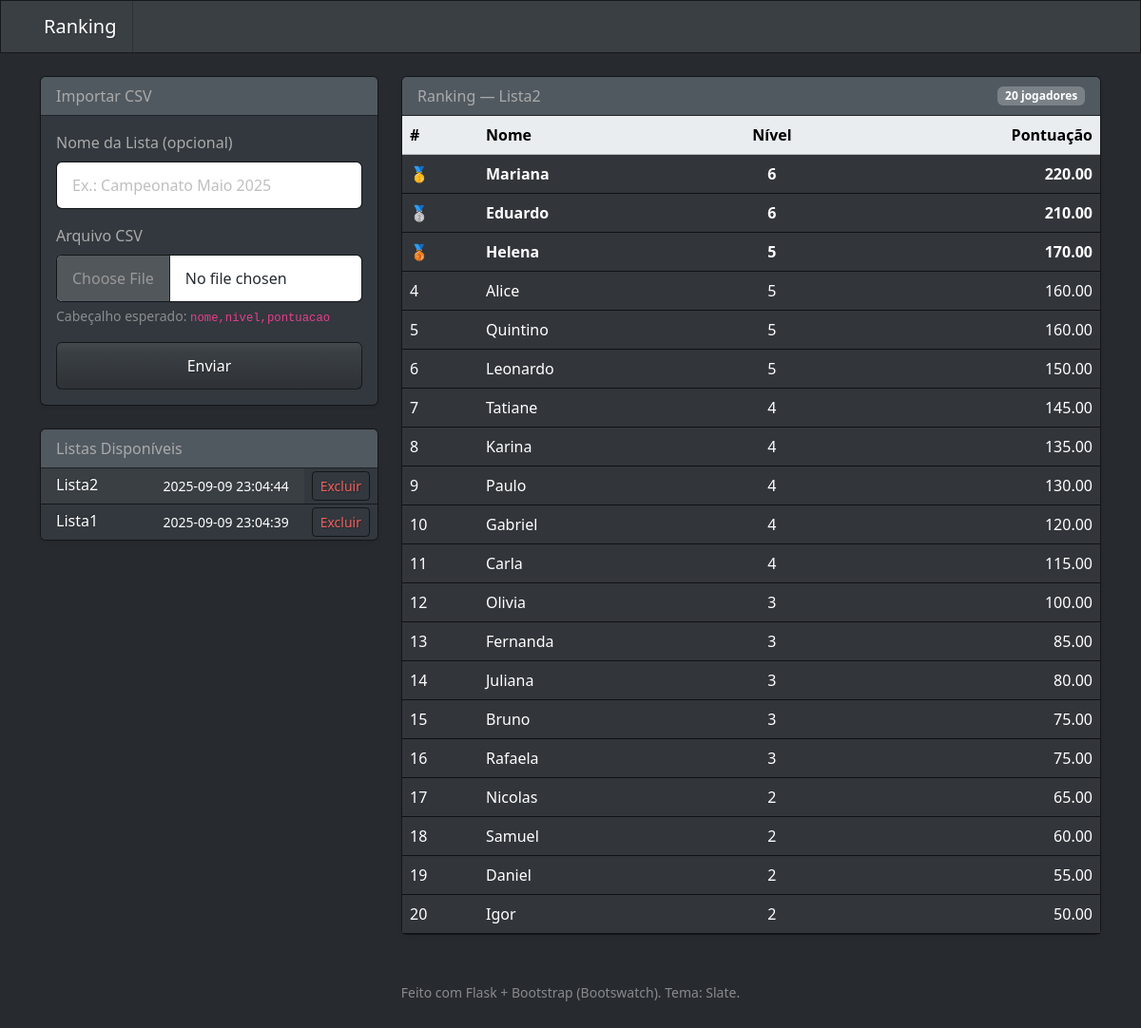
The page / on the database its author committed.
### tables this page shows
CREATE TABLE score_list (
            id INTEGER PRIMARY KEY AUTOINCREMENT,
            name TEXT NOT NULL,
            created_at TEXT NOT NULL
        );

CREATE TABLE player_score (
            id INTEGER PRIMARY KEY AUTOINCREMENT,
            list_id INTEGER NOT NULL,
            nome TEXT NOT NULL,
            nivel INTEGER NOT NULL,
            pontuacao REAL NOT NULL,
            FOREIGN KEY(list_id) REFERENCES score_list(id)
                ON DELETE CASCADE
        );

### app.py (the view, shortened to what this page needs)
@app.route("/", methods=["GET"])
def index():
    conn = get_db()
    cur = conn.cursor()
    lists = cur.execute(
        "SELECT id, name, created_at FROM score_list ORDER BY datetime(created_at) DESC"
    ).fetchall()
    list_id = request.args.get("list_id")
    selected = None
    players = []
    if lists:
        if list_id is None:
            selected = lists[0]
            list_id = selected["id"]
        players = cur.execute(
            """
            SELECT nome, nivel, pontuacao
            FROM player_score
            WHERE list_id=?
            ORDER BY pontuacao DESC, nivel DESC, nome ASC
            """,
            (list_id,)
        ).fetchall()
    conn.close()
    return render_template("index.html", lists=lists, selected=selected, players=players)

### app.py (called while the page is built)
def get_db():
    conn = sqlite3.connect(app.config["DATABASE"])  # autocria
    conn.row_factory = sqlite3.Row
    conn.execute("PRAGMA foreign_keys = ON")
    return conn

### templates/index.html
{% extends 'base.html' %}
{% block content %}
  <div class="row g-4">
    <div class="col-12 col-lg-4">
      <div class="card shadow-sm">
        <div class="card-header">Importar CSV</div>
        <div class="card-body">
          <form action="{{ url_for('upload') }}" method="post" enctype="multipart/form-data">
            <div class="mb-3">
              <label class="form-label">Nome da Lista (opcional)</label>
              <input type="text" class="form-control" name="list_name" placeholder="Ex.: Campeonato Maio 2025" />
            </div>
            <div class="mb-3">
              <label class="form-label">Arquivo CSV</label>
              <input class="form-control" type="file" name="csv_file" accept=".csv" required />
              <div class="form-text">Cabeçalho esperado: <code>nome,nivel,pontuacao</code></div>
            </div>
            <button class="btn btn-primary w-100" type="submit">Enviar</button>
          </form>
        </div>
      </div>
      <div class="card shadow-sm mt-4">
        <div class="card-header">Listas Disponíveis</div>
        <ul class="list-group list-group-flush">
          {% if not lists %}
            <li class="list-group-item">Nenhuma lista importada ainda.</li>
          {% else %}
            {% for lst in lists %}
              <li class="list-group-item p-0">
                <div class="d-flex align-items-center justify-content-between">
                  <a
                    href="{{ url_for('index', list_id=lst.id) }}"
                    class="flex-grow-1 px-3 py-2 text-decoration-none d-block {% if selected and lst.id == selected.id %}active bg-primary text-white{% endif %}"
                  >
                    <div class="d-flex w-100 justify-content-between">
                      <h6 class="mb-0">{{ lst.name }}</h6>
                      <small>{{ (lst.created_at | replace('T',' '))[:19] }}</small>
                    </div>
                  </a>
                  <div class="px-2">
                    <button
                      type="button"
                      class="btn btn-sm btn-outline-danger"
                      onclick="confirmDelete('{{ lst.id }}', '{{ lst.name|e }}')"
                    >
                      Excluir
                    </button>
                  </div>
                </div>
              </li>
            {% endfor %}
          {% endif %}
        </ul>
      </div>
    </div>
    <div class="col-12 col-lg-8">
      <div class="card shadow-sm">
        <div class="card-header d-flex justify-content-between align-items-center">
          <span>Ranking {% if selected %}— {{ selected.name }}{% endif %}</span>
          {% if selected %}
            <span class="badge bg-secondary">{{ players|length }} jogadores</span>
          {% endif %}
        </div>
        <div class="card-body p-0">
          <div class="table-responsive">
            <table class="table align-middle mb-0">
              <thead class="table-light">
                <tr>
                  <th style="width: 80px;">#</th>
                  <th>Nome</th>
                  <th class="text-center">Nível</th>
                  <th class="text-end">Pontuação</th>
                </tr>
              </thead>
              <tbody>
                {% if players %}
                  {% for p in players %}
                    {% set pos = loop.index %}
                    <tr class="{% if pos <= 3 %}top-{{ pos }}{% endif %}">
                      <td>
                        {% if pos == 1 %}
                          🥇
                        {% elif pos == 2 %}
                          🥈
                        {% elif pos == 3 %}
                          🥉
                        {% else %}
                          {{ pos }}
                        {% endif %}
                      </td>
                      <td>{{ p.nome }}</td>
                      <td class="text-center">{{ p.nivel }}</td>
                      <td class="text-end">{{ '%.2f'|format(p.pontuacao) }}</td>
                    </tr>
                  {% endfor %}
                {% else %}
                  <tr>
                    <td colspan="4" class="text-center p-4 text-muted">Nenhum dado para exibir.</td>
                  </tr>
                {% endif %}
              </tbody>
            </table>
          </div>
        </div>
      </div>
    </div>
  </div>
{% endblock %}

### templates/base.html (shortened to what this page needs)
<!doctype html>
<html lang="pt-br">
  <head>
    <link
      rel="stylesheet"
      href="https://cdn.jsdelivr.net/npm/bootswatch@5.3.3/dist/slate/bootstrap.min.css"
    />
    <link rel="stylesheet" href="{{ url_for('static', filename='custom.css') }}" />
  </head>
  <body>
    <nav class="navbar navbar-expand-lg navbar-dark bg-primary mb-4">
      <div class="container">
        <a class="navbar-brand" href="{{ url_for('index') }}">Ranking</a>
      </div>
    </nav>
    <main class="container">
      {% block content %}{% endblock %}
    </main>
    <footer class="container text-center text-muted my-5">
      <small>
        Feito com Flask + Bootstrap (Bootswatch). Tema: Slate.
      </small>
    </footer>
  </body>
</html>

### static/custom.css (style rules this page uses)
.top-1 { background: rgba(255, 215, 0, 0.15); font-weight: 600; }
.top-2 { background: rgba(192, 192, 192, 0.15); font-weight: 600; }
.top-3 { background: rgba(205, 127, 50, 0.15); font-weight: 600; }

### rows shown on the page
score_list: name "Lista2", created_at "2025-09-09 23:04:44"
score_list: name "Lista1", created_at "2025-09-09 23:04:39"
player_score: nome "Mariana", nivel "6", pontuacao "220.00"
player_score: nome "Eduardo", nivel "6", pontuacao "210.00"
player_score: nome "Helena", nivel "5", pontuacao "170.00"
player_score: pos "4", nome "Alice", nivel "5", pontuacao "160.00"
player_score: nivel "5", nome "Quintino", pontuacao "160.00"
player_score: pos "6", nome "Leonardo", nivel "5", pontuacao "150.00"
player_score: list "7", nome "Tatiane", nivel "4", pontuacao "145.00"
player_score: pos "8", nome "Karina", nivel "4", pontuacao "135.00"
player_score: pos "9", nome "Paulo", nivel "4", pontuacao "130.00"
player_score: pos "10", nome "Gabriel", nivel "4", pontuacao "120.00"
player_score: pos "11", nome "Carla", nivel "4", pontuacao "115.00"
player_score: pos "12", nome "Olivia", nivel "3", pontuacao "100.00"
player_score: pos "13", nome "Fernanda", nivel "3", pontuacao "85.00"
player_score: pos "14", nome "Juliana", nivel "3", pontuacao "80.00"
player_score: pos "15", nome "Bruno", nivel "3", pontuacao "75.00"
player_score: pos "16", nome "Rafaela", nivel "3", pontuacao "75.00"
player_score: pos "17", nome "Nicolas", nivel "2", pontuacao "65.00"
player_score: pos "18", nome "Samuel", nivel "2", pontuacao "60.00"
player_score: pos "19", nome "Daniel", nivel "2", pontuacao "55.00"
player_score: pos "20", nome "Igor", nivel "2", pontuacao "50.00"

### other values the page prints
{{ players|length }} "20"
